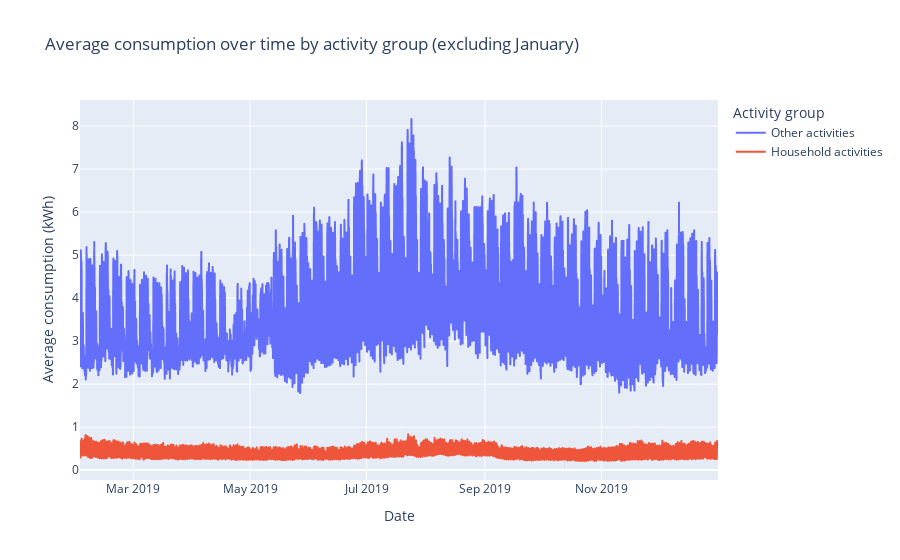

Write notebook code for a chart like this one.
### Markdown cell above
It can be observed that there is a consumption peak for the "Other activities" group during January, which may difficult to appreciate the differences between the two groups. To address this, the month of January will be excluded from the plot to better visualize the differences in consumption patterns throughout the rest of the year.

### Code cell
df_avg_feb = df_avg.filter(pl.col("date") >= datetime(2019, 2, 1))

df_avg_feb_pd = df_avg_feb.to_pandas()

fig = px.line(
    df_avg_feb_pd,
    x="date",
    y="avg_consumption",
    color="group",
    title="Average consumption over time by activity group (excluding January)",
    labels={
        "date": "Date",
        "avg_consumption": "Average consumption (kWh)",
        "group": "Activity group"
    }
)

fig.show()

### Figure 1 — Plotly figure (JSON) as saved in the notebook; plotly's stock layout.template omitted (floating-point values rounded to 4 significant figures; data arrays with more than 128 entries replaced by an {"elided": "..."} marker saying what was removed)
{"data": [{"hovertemplate": "Activity group=Other activities<br>Date=%{x}<br>Average consumption (kWh)=%{y}<extra></extra>", "legendgroup": "Other activities", "line": {"color": "#636efa", "dash": "solid"}, "marker": {"symbol": "circle"}, "mode": "lines", "name": "Other activities", "showlegend": true, "type": "scattergl", "x": {"elided": "8016 str values"}, "xaxis": "x", "y": {"elided": "8016 float values"}, "yaxis": "y"}, {"hovertemplate": "Activity group=Household activities<br>Date=%{x}<br>Average consumption (kWh)=%{y}<extra></extra>", "legendgroup": "Household activities", "line": {"color": "#EF553B", "dash": "solid"}, "marker": {"symbol": "circle"}, "mode": "lines", "name": "Household activities", "showlegend": true, "type": "scattergl", "x": {"elided": "8016 str values"}, "xaxis": "x", "y": {"elided": "8016 float values"}, "yaxis": "y"}], "layout": {"legend": {"title": {"text": "Activity group"}, "tracegroupgap": 0}, "title": {"text": "Average consumption over time by activity group (excluding January)"}, "xaxis": {"anchor": "y", "domain": [0, 1], "title": {"text": "Date"}}, "yaxis": {"anchor": "x", "domain": [0, 1], "title": {"text": "Average consumption (kWh)"}}}}
